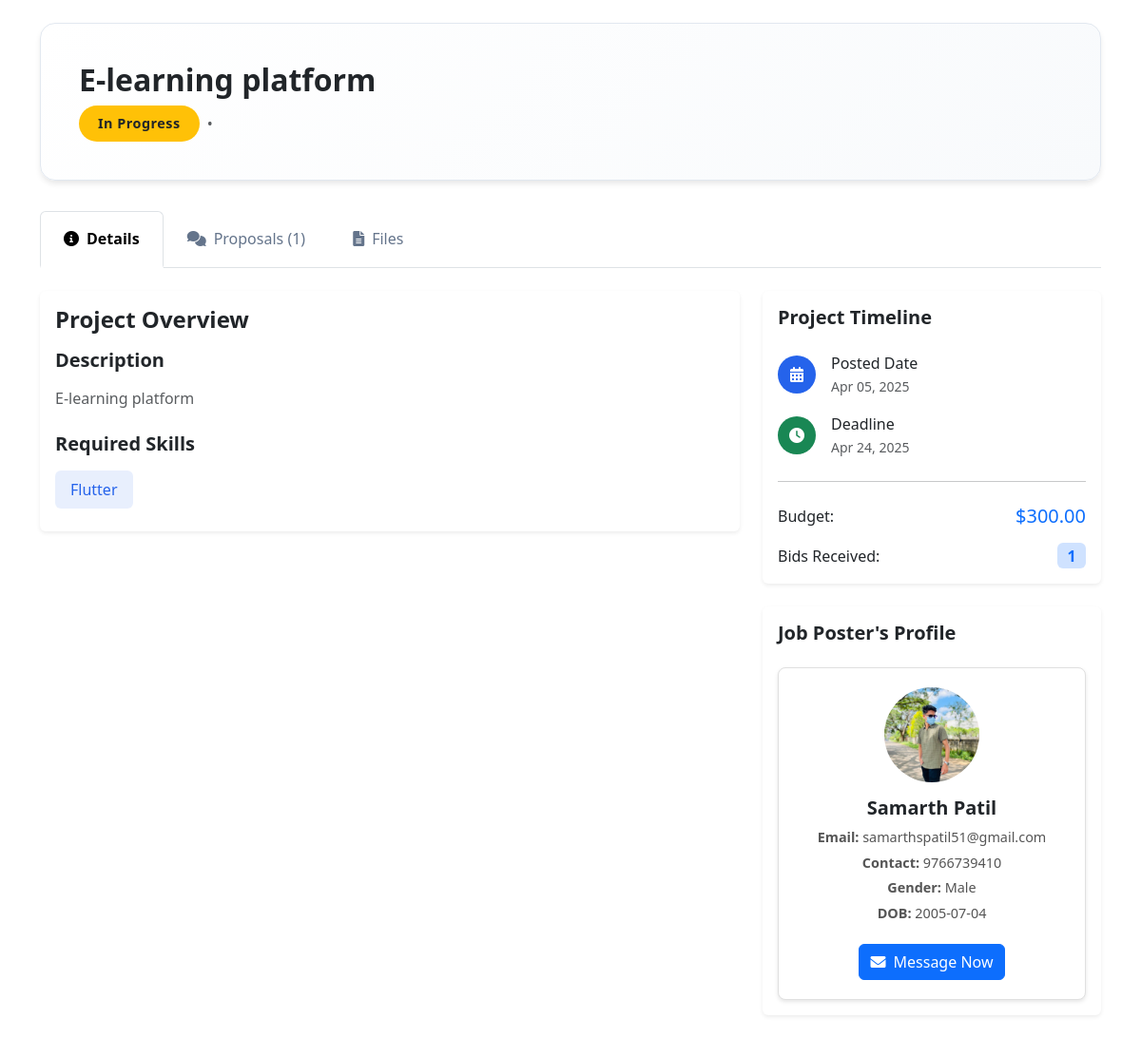
The page /PHPUIFiles/job_details_freelancer.php?id=7 on the database its author committed.
### tables this page shows
CREATE TABLE "jobs" (
	"id"	INTEGER,
	"username"	TEXT NOT NULL,
	"job_title"	TEXT NOT NULL,
	"job_category"	NUMERIC NOT NULL,
	"job_description"	NUMERIC NOT NULL,
	"primary_skill"	TEXT NOT NULL,
	"additional_skills"	NUMERIC,
	"experience_level"	TEXT NOT NULL,
	"budget"	REAL NOT NULL,
	"deadline"	DATE NOT NULL,
	"attachments"	TEXT,
	"additional_questions"	TEXT,
	"status"	TEXT DEFAULT 'Open',
	"NoOfbidsReceived"	INTEGER DEFAULT 0,
	"posted_date"	DATETIME DEFAULT CURRENT_TIMESTAMP, user_id INTEGER,
	PRIMARY KEY("id" AUTOINCREMENT)
);

CREATE TABLE "users" (
	"users_id"	INTEGER,
	"users_name"	VARCHAR(255),
	"username"	VARCHAR(255),
	"users_password"	VARCHAR(255) UNIQUE,
	"users_email"	VARCHAR(255),
	"users_contact"	INTEGER,
	"users_gender"	VARCHAR(255),
	"users_dob"	DATE,
	"users_profile_img"	VARCHAR(255),
	PRIMARY KEY("users_id" AUTOINCREMENT)
);

### PHPUIFiles/job_details_freelancer.php (the view, shortened to what this page needs)
<?php
$db = new SQLite3('C:\xampp\htdocs\FreelanceMarketplace\Connection\Freelance_db.db');
$order_id = $_GET['id'] ?? 0;
$orderQuery = $db->prepare("SELECT job_id, status as order_status FROM orders WHERE id = :order_id");
$orderQuery->bindValue(':order_id', $order_id, SQLITE3_INTEGER);
$orderResult = $orderQuery->execute();
$order = $orderResult->fetchArray(SQLITE3_ASSOC);
if (!$order) {
    $error = "Order not found.";
} else {
    $job_id = $order['job_id'];
    $jobQuery = $db->prepare("SELECT * FROM jobs WHERE id = :id");
    $jobQuery->bindValue(':id', $job_id, SQLITE3_INTEGER);
    $jobResult = $jobQuery->execute();
    $job = $jobResult->fetchArray(SQLITE3_ASSOC);
    if (!$job) {
        $error = "Job not found.";
    } else {
        $posterQuery = $db->prepare("SELECT * FROM users WHERE username = :username");
        $posterQuery->bindValue(':username', $job['username'], SQLITE3_TEXT);
        $posterResult = $posterQuery->execute();
        $poster = $posterResult->fetchArray(SQLITE3_ASSOC);
        $proposalsQuery = $db->prepare("SELECT COUNT(*) as count FROM proposals WHERE job_id = :job_id");
        $proposalsQuery->bindValue(':job_id', $job_id, SQLITE3_INTEGER);
        $countResult = $proposalsQuery->execute()->fetchArray(SQLITE3_ASSOC);
        $proposalsCount = $countResult['count'] ?? 0;
    }
}
?>
<!DOCTYPE html>
<html lang="en">
<head>
  <link rel="stylesheet" href="https://cdnjs.cloudflare.com/ajax/libs/font-awesome/6.0.0-beta3/css/all.min.css">
  <link rel="stylesheet" href="../CSS files/job-details.css">
  <link rel="stylesheet" href="https://cdn.jsdelivr.net/npm/bootstrap@5.3.0/dist/css/bootstrap.min.css">
</head>
<body>
  <div class="container-lg py-4">
    <div class="job-header d-flex flex-column flex-md-row justify-content-between align-items-start align-items-md-center">
      <div class="mb-3 mb-md-0">
        <h1 class="h2 fw-bold mb-2"><?= htmlspecialchars($job['job_title']) ?></h1>
        <div class="d-flex align-items-center gap-2">
          <span class="status-badge bg-<?= $job['status'] === 'Open' ? 'success' : ($job['status'] === 'In Progress' ? 'warning' : ($job['status'] === 'Review' ? 'info' : 'secondary')) ?>">
            <?= htmlspecialchars($job['status']) ?>
          </span>
          <span class="text-muted">•</span>
        </div>
      </div>
    </div>
    <ul class="nav nav-tabs" id="jobTabs" role="tablist">
      <li class="nav-item" role="presentation">
        <button class="nav-link active" id="details-tab" data-bs-toggle="tab" data-bs-target="#details" type="button" role="tab" aria-controls="details" aria-selected="true">
          <i class="fas fa-info-circle me-2"></i>Details
        </button>
      </li>
      <?php if ($job['status'] === 'Open' || $job['status'] === 'In Progress'): ?>
        <li class="nav-item" role="presentation">
          <button class="nav-link" id="proposals-tab" data-bs-toggle="tab" data-bs-target="#proposals" type="button" role="tab" aria-controls="proposals" aria-selected="false">
            <i class="fas fa-comments me-2"></i>Proposals (<?= $proposalsCount ?>)
          </button>
        </li>
      <?php endif; ?>
      <li class="nav-item" role="presentation">
        <button class="nav-link" id="files-tab" data-bs-toggle="tab" data-bs-target="#files" type="button" role="tab" aria-controls="files" aria-selected="false">
          <i class="fas fa-file-alt me-2"></i>Files
        </button>
      </li>
    </ul>
    <div class="tab-content mt-4">
      <div class="tab-pane fade show active" id="details" role="tabpanel" aria-labelledby="details-tab">
        <div class="row g-4">
          <div class="col-lg-8">
            <div class="card border-0 shadow-sm">
              <div class="card-body">
                <h4 class="card-title mb-3 fw-semibold">Project Overview</h4>
                <div class="mb-4">
                  <h5 class="fw-semibold mb-3">Description</h5>
                  <p class="text-muted line-height-lg"><?= nl2br(htmlspecialchars($job['job_description'])) ?></p>
                </div>
                <h5 class="fw-semibold mb-3">Required Skills</h5>
                <div class="d-flex flex-wrap gap-2">
                  <?php foreach (explode(',', $job['primary_skill']) as $skill): ?>
                    <span class="skill-badge"><?= trim($skill) ?></span>
                  <?php endforeach; ?>
                </div>
              </div>
            </div>
          </div>
          <div class="col-lg-4">
            <div class="card border-0 shadow-sm">
              <div class="card-body">
                <h5 class="fw-semibold mb-4">Project Timeline</h5>
                <div class="d-flex flex-column gap-3">
                  <div class="d-flex align-items-center gap-3">
                    <div class="timeline-badge">
                      <i class="fas fa-calendar-alt"></i>
                    </div>
                    <div>
                      <p class="mb-0 fw-medium">Posted Date</p>
                      <small class="text-muted"><?= date('M d, Y', strtotime($job['posted_date'])) ?></small>
                    </div>
                  </div>
                  <div class="d-flex align-items-center gap-3">
                    <div class="timeline-badge bg-success">
                      <i class="fas fa-clock"></i>
                    </div>
                    <div>
                      <p class="mb-0 fw-medium">Deadline</p>
                      <small class="text-muted"><?= date('M d, Y', strtotime($job['deadline'])) ?></small>
                    </div>
                  </div>
                </div>
                <hr class="my-4">
                <div class="d-flex justify-content-between align-items-center mb-3">
                  <span class="fw-medium">Budget:</span>
                  <span class="h5 text-primary mb-0">$<?= number_format($job['budget'], 2) ?></span>
                </div>
                <div class="d-flex justify-content-between align-items-center">
                  <span class="fw-medium">Bids Received:</span>
                  <span class="badge bg-primary-subtle text-primary fs-6"> <?php echo $proposalsCount ?> </span>
                </div>
              </div>
            </div>
            <div class="card border-0 shadow-sm mt-4">
              <div class="card-body">
                <h5 class="fw-semibold mb-4">Job Poster's Profile</h5>
                <div class="profile-card text-center">
                  <?php if (!empty($poster['users_profile_img'])): ?>
                    <img src="<?= htmlspecialchars($poster['users_profile_img']) ?>" alt="Job Poster">
                  <?php else: ?>
                    <div class="profile-avatar bg-primary bg-opacity-10 d-flex align-items-center justify-content-center">
                      <i class="fas fa-user text-primary fs-4"></i>
                    </div>
                  <?php endif; ?>
                  <h5> <?= htmlspecialchars($poster['users_name'] ?? 'N/A') ?></h5>
                  <p><strong>Email: </strong><?= htmlspecialchars($poster['users_email'] ?? 'N/A') ?></p>
                  <p><strong>Contact: </strong><?= htmlspecialchars($poster['users_contact'] ?? 'N/A') ?></p>
                  <p><strong>Gender: </strong><?= htmlspecialchars($poster['users_gender'] ?? 'No description provided.') ?></p>
                  <p><strong>DOB: </strong><?= htmlspecialchars($poster['users_dob'] ?? 'No description provided.') ?></p>
                  <a href="freelancer_messages.php?user_id=<?= $poster['users_id'] ?>" class="btn btn-primary mt-3">
                    <i class="fas fa-envelope me-2"></i>Message Now
                  </a>
                </div>
              </div>
            </div>
          </div>
        </div>
      </div>
    </div>
  </div>
</body>
</html>

### CSS files/job-details.css (style rules this page uses)
:root { --primary-color: #2563eb; --secondary-color: #4f46e5; --success-color: #22c55e; --danger-color: #ef4444; }
body { background-color: #f8fafc; font-family: 'Segoe UI', system-ui, sans-serif; }
.job-header { background: linear-gradient(135deg, #ffffff 0%, #f8fafc 100%); padding: 2.5rem; border-radius: 16px; margin-bottom: 2rem; box-shadow: 0 4px 6px -1px rgba(0, 0, 0, 0.1); border: 1px solid #e2e8f0; }
.status-badge { font-size: 0.9rem; padding: 0.5rem 1.25rem; border-radius: 9999px; font-weight: 600; letter-spacing: 0.5px; }
.nav-tabs { border-bottom: 2px solid #e2e8f0; }
.nav-tabs .nav-link { color: #64748b; border: none; padding: 1rem 1.5rem; transition: all 0.2s ease; }
.nav-tabs .nav-link.active { color: var(--primary-color); font-weight: 600; background: transparent; border-bottom: 3px solid var(--primary-color); }
.skill-badge { background: rgba(37, 99, 235, 0.1); color: var(--primary-color); padding: 0.5rem 1rem; border-radius: 6px; font-weight: 500; }
.timeline-badge { width: 40px; height: 40px; border-radius: 50%; background: var(--primary-color); color: white; display: flex; align-items: center; justify-content: center; }
.skill-badge { background: rgba(37, 99, 235, 0.1); color: var(--primary-color); padding: 0.5rem 1rem; border-radius: 6px; font-weight: 500; margin-right: 0.5rem; margin-bottom: 0.5rem; display: inline-block; }

### PHPUIFiles/job_details_freelancer.php (style rules this page uses)
.profile-card { border: 1px solid #e0e0e0; border-radius: 8px; padding: 20px; background-color: #fff; box-shadow: 0 2px 4px rgba(0, 0, 0, 0.1); }
.profile-card img { width: 100px; height: 100px; border-radius: 50%; object-fit: cover; }
.profile-card h5 { margin-top: 15px; font-size: 1.25rem; font-weight: 600; }
.profile-card p { margin-bottom: 5px; font-size: 0.9rem; color: #555; }

### rows shown on the page
jobs: job_title "E-learning platform", status "In Progress", job_description "E-learning platform", primary_skill "Flutter", posted_date "Apr 05, 2025", deadline "Apr 24, 2025", budget "300.00"
users: users_profile_img (picture), users_name "Samarth Patil", users_email "samarthspatil51@gmail.com", users_contact "9766739410", users_gender "Male", users_dob "2005-07-04"

### other values the page prints
$proposalsCount "1"
